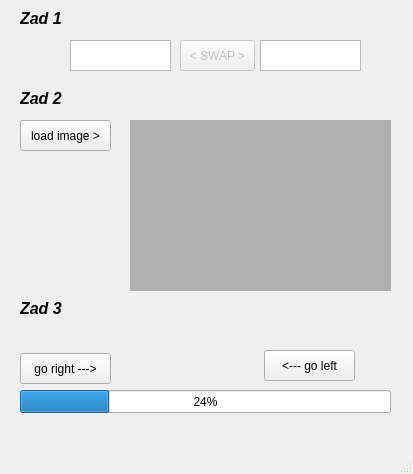
<?xml version="1.0" encoding="UTF-8"?>
<ui version="4.0">
 <class>MainWindow</class>
 <widget class="QMainWindow" name="MainWindow">
  <property name="geometry">
   <rect>
    <x>0</x>
    <y>0</y>
    <width>413</width>
    <height>474</height>
   </rect>
  </property>
  <property name="sizePolicy">
   <sizepolicy hsizetype="Fixed" vsizetype="Fixed">
    <horstretch>0</horstretch>
    <verstretch>0</verstretch>
   </sizepolicy>
  </property>
  <property name="minimumSize">
   <size>
    <width>413</width>
    <height>474</height>
   </size>
  </property>
  <property name="maximumSize">
   <size>
    <width>413</width>
    <height>474</height>
   </size>
  </property>
  <property name="windowTitle">
   <string>MainWindow</string>
  </property>
  <widget class="QWidget" name="centralwidget">
   <widget class="QPushButton" name="swapButton">
    <property name="enabled">
     <bool>false</bool>
    </property>
    <property name="geometry">
     <rect>
      <x>180</x>
      <y>40</y>
      <width>75</width>
      <height>31</height>
     </rect>
    </property>
    <property name="text">
     <string>&lt; SWAP &gt;</string>
    </property>
    <property name="checkable">
     <bool>false</bool>
    </property>
   </widget>
   <widget class="QPlainTextEdit" name="swapRightTEdit">
    <property name="geometry">
     <rect>
      <x>260</x>
      <y>40</y>
      <width>101</width>
      <height>31</height>
     </rect>
    </property>
    <property name="layoutDirection">
     <enum>Qt::LeftToRight</enum>
    </property>
   </widget>
   <widget class="QPlainTextEdit" name="swapLeftTEdit">
    <property name="geometry">
     <rect>
      <x>70</x>
      <y>40</y>
      <width>101</width>
      <height>31</height>
     </rect>
    </property>
   </widget>
   <widget class="QLabel" name="zad1Label">
    <property name="geometry">
     <rect>
      <x>20</x>
      <y>10</y>
      <width>49</width>
      <height>16</height>
     </rect>
    </property>
    <property name="font">
     <font>
      <pointsize>12</pointsize>
      <italic>true</italic>
      <bold>true</bold>
     </font>
    </property>
    <property name="text">
     <string>Zad 1</string>
    </property>
   </widget>
   <widget class="QLabel" name="zad2Label">
    <property name="geometry">
     <rect>
      <x>20</x>
      <y>90</y>
      <width>49</width>
      <height>16</height>
     </rect>
    </property>
    <property name="font">
     <font>
      <pointsize>12</pointsize>
      <italic>true</italic>
      <bold>true</bold>
     </font>
    </property>
    <property name="text">
     <string>Zad 2</string>
    </property>
   </widget>
   <widget class="QPushButton" name="loadImgButton">
    <property name="geometry">
     <rect>
      <x>20</x>
      <y>120</y>
      <width>91</width>
      <height>31</height>
     </rect>
    </property>
    <property name="text">
     <string>load image &gt;</string>
    </property>
   </widget>
   <widget class="QLabel" name="imageLabel">
    <property name="geometry">
     <rect>
      <x>130</x>
      <y>120</y>
      <width>261</width>
      <height>171</height>
     </rect>
    </property>
    <property name="styleSheet">
     <string notr="true">background-color: rgb(176, 176, 176);
border-color: rgb(45, 45, 45);</string>
    </property>
    <property name="text">
     <string/>
    </property>
    <property name="alignment">
     <set>Qt::AlignCenter</set>
    </property>
   </widget>
   <widget class="QProgressBar" name="centralProgressBar">
    <property name="enabled">
     <bool>true</bool>
    </property>
    <property name="geometry">
     <rect>
      <x>20</x>
      <y>390</y>
      <width>371</width>
      <height>23</height>
     </rect>
    </property>
    <property name="value">
     <number>24</number>
    </property>
   </widget>
   <widget class="QLabel" name="zad3Label">
    <property name="geometry">
     <rect>
      <x>20</x>
      <y>300</y>
      <width>49</width>
      <height>16</height>
     </rect>
    </property>
    <property name="font">
     <font>
      <pointsize>12</pointsize>
      <italic>true</italic>
      <bold>true</bold>
     </font>
    </property>
    <property name="text">
     <string>Zad 3</string>
    </property>
   </widget>
   <widget class="QPushButton" name="goRightButton">
    <property name="geometry">
     <rect>
      <x>20</x>
      <y>353</y>
      <width>91</width>
      <height>31</height>
     </rect>
    </property>
    <property name="text">
     <string>go right ---&gt;</string>
    </property>
   </widget>
   <widget class="QPushButton" name="goLeftButton">
    <property name="geometry">
     <rect>
      <x>264</x>
      <y>350</y>
      <width>91</width>
      <height>31</height>
     </rect>
    </property>
    <property name="text">
     <string>&lt;--- go left</string>
    </property>
   </widget>
  </widget>
  <widget class="QMenuBar" name="menubar">
   <property name="geometry">
    <rect>
     <x>0</x>
     <y>0</y>
     <width>413</width>
     <height>22</height>
    </rect>
   </property>
  </widget>
  <widget class="QStatusBar" name="statusbar"/>
 </widget>
 <resources/>
 <connections/>
</ui>
